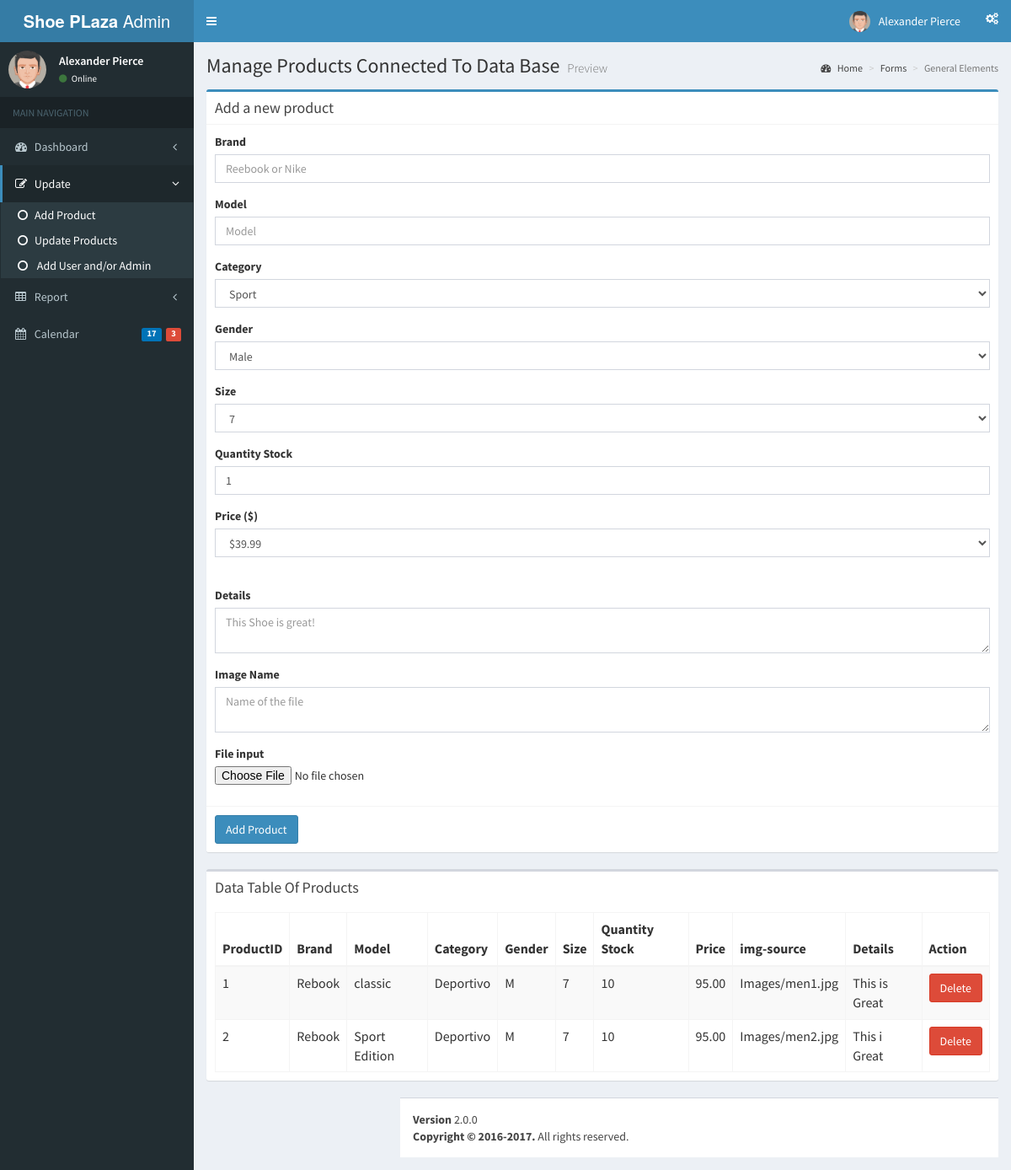
The page /admin/pages/forms/general.php on the database as committed earlier.
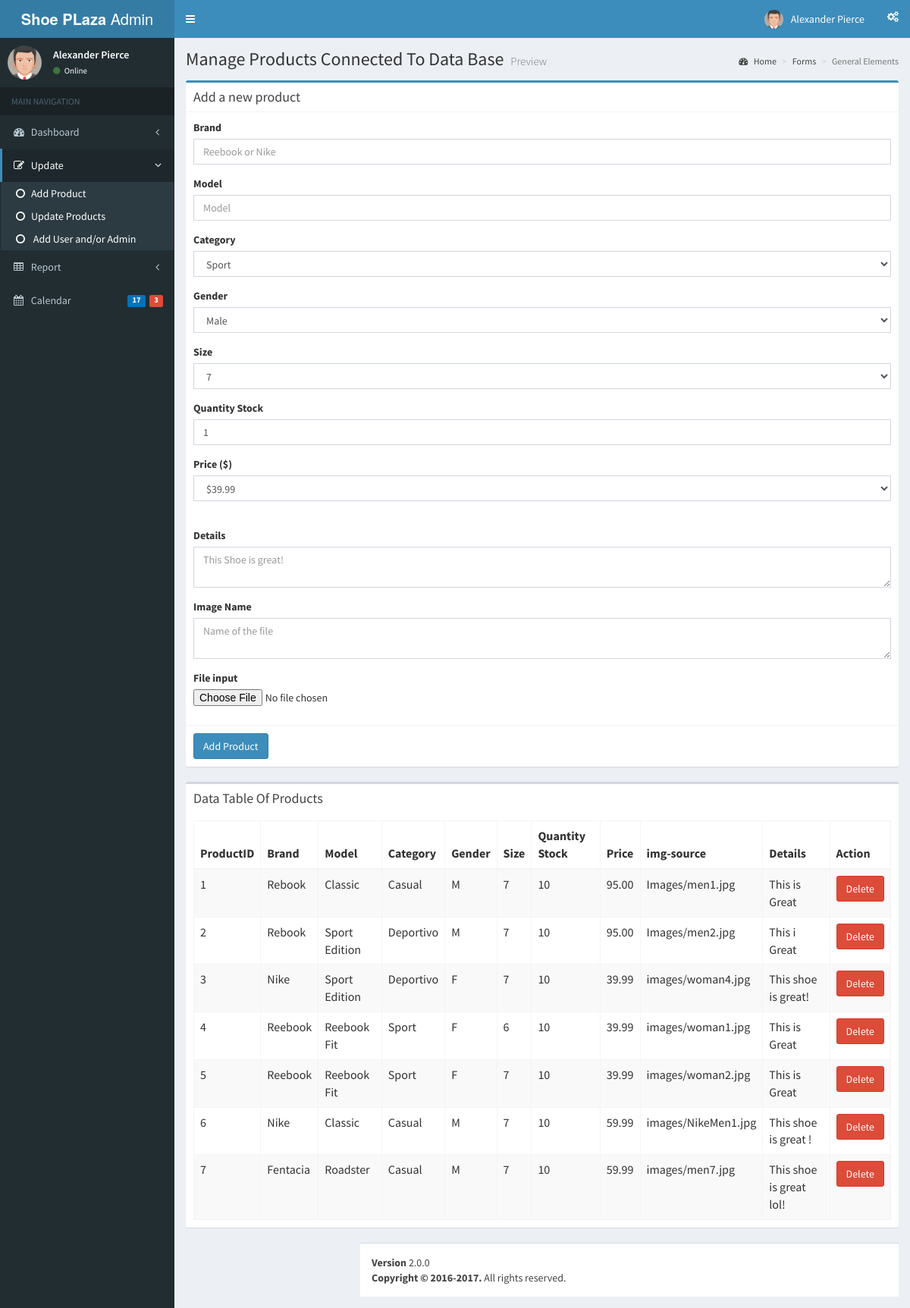
The same page on the database as committed later.
### tables this page shows
CREATE TABLE `shoe` (
  `ProductID` int(10) NOT NULL,
  `Brand` char(25) NOT NULL,
  `Model` char(25) NOT NULL,
  `Category` varchar(25) NOT NULL,
  `Gender` char(1) NOT NULL,
  `Size` int(10) NOT NULL,
  `Quantity_Stock` int(75) NOT NULL,
  `Price` float(5,2) NOT NULL,
  `img-source` varchar(255) NOT NULL,
  `Details` varchar(255) NOT NULL
);

### admin/pages/forms/general.php (the view, shortened to what the changed rows need)
<?php
$db =  new mysqli("localhost", "root", "", "shoeplaza") or die("Unable to connect");
?>
<?php
include 'recycle/topbar.php';
?>
  <div class="content-wrapper">
    <section class="content-header">
      <h1>
        Manage Products Connected To Data Base
        <small>Preview</small>
      </h1>
    </section>
    <section class="content">
      <div class="row">
        <div class="col-md-12">
          <div class="box">
            <div class="box-body">
                  <?php
                  $sql ="SELECT * FROM shoe";
                  $result=mysqli_query($db,$sql);
                  ?>
            <table class="table table-bordered table-striped">
                  <thead>
                    <form method="post" action="general.php">
                  <tr>
                  <th>ProductID</th>
                  <th>Brand</th>
                  <th>Model</th>
                  <th>Category</th>
                  <th>Gender</th>
                  <th>Size</th>
                  <th>Quantity Stock</th>
                  <th>Price</th>
                  <th>img-source</th>
                  <th>Details</th>
                  <th>Action</th>
                  </tr>
                  </thead>
                  <tbody>
                 <?php
                  while ($row =mysqli_fetch_array($result)) {
                    ?>
                    <tr>
                    <td><?php echo $row["ProductID"]; ?></td>
                    <td><?php echo $row["Brand"]; ?></td>
                    <td><?php echo $row["Model"]; ?></td>
                    <td><?php echo $row["Category"]; ?></td>
                    <td><?php echo $row["Gender"]; ?></td>
                    <td><?php echo $row["Size"]; ?></td>
                    <td><?php echo $row["Quantity_Stock"];?></td>
                    <td><?php echo $row["Price"]; ?></td>
                    <td><?php echo $row["img-source"]; ?></td>
                    <td><?php echo $row["Details"]; ?></td>
                    <td> <button class="btn btn-danger"name="delete" value=" <?= $row['ProductID'] ?>"> Delete</button></td>
                    </tr>
              <?php } ?>
                  </table>
            </div>
          </div>
</body>
</html>

Rows that differ between the two databases and show on the page:
changed shoe "Images/men1.jpg": Model "classic" → "Classic"; Category "Deportivo" → "Casual"
added shoe: ProductID "3", Brand "Nike", Model "Sport Edition", Category "Deportivo", Gender "F", Size "7", Quantity_Stock "10", Price "39.99", value "images/woman4.jpg", Details "This shoe is great!"
added shoe: ProductID "4", Brand "Reebook", Model "Reebook Fit", Category "Sport", Gender "F", Size "6", Quantity_Stock "10", Price "39.99", value "images/woman1.jpg", Details "This is Great"
added shoe: ProductID "5", Brand "Reebook", Model "Reebook Fit", Category "Sport", Gender "F", Size "7", Quantity_Stock "10", Price "39.99", value "images/woman2.jpg", Details "This is Great"
added shoe: ProductID "6", Brand "Nike", Model "Classic", Category "Casual", Gender "M", Size "7", Quantity_Stock "10", Price "59.99", value "images/NikeMen1.jpg", Details "This shoe is great !"
added shoe: ProductID "7", Brand "Fentacia", Model "Roadster", Category "Casual", Gender "M", Size "7", Quantity_Stock "10", Price "59.99", value "images/men7.jpg", Details "This shoe is great lol!"
